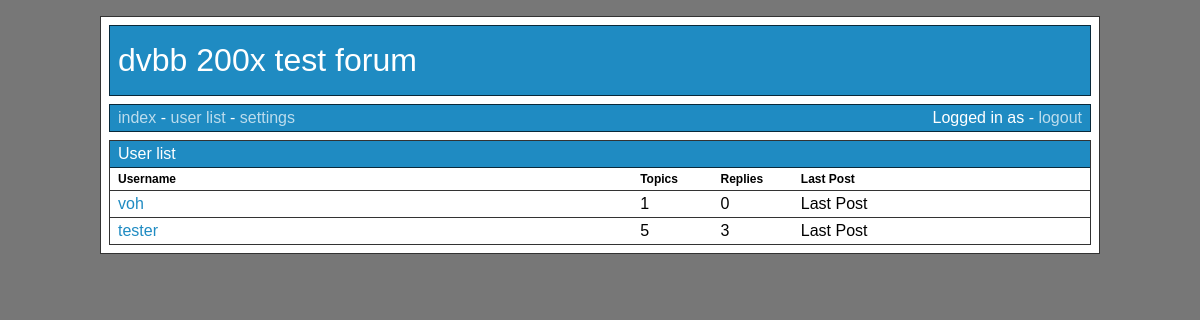
Page /user/list (signed in) on the earlier database version.
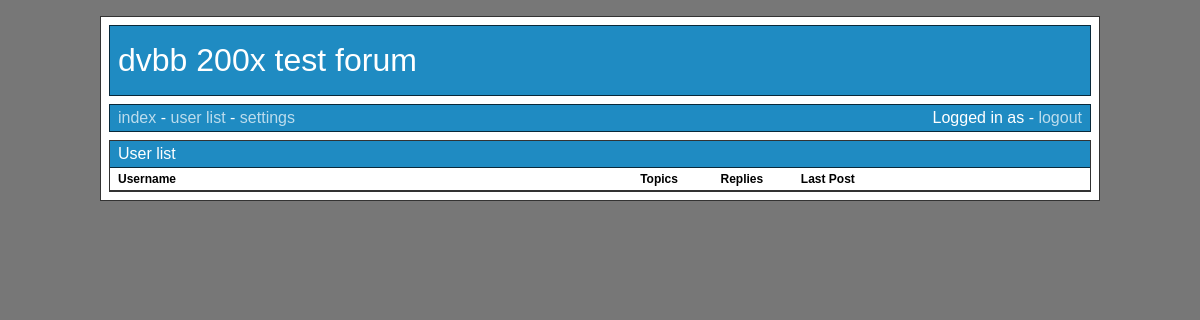
Same page on the later database version.
### tables this page shows
CREATE TABLE "user" (
  "id" integer NOT NULL PRIMARY KEY AUTOINCREMENT,
  "username" text NULL,
  "email" text NULL,
  "validated_at" text NULL,
  "created_at" text NULL,
  "updated_at" text NULL
);

### library/app.php (called while the page is built, shortened)
<?php
class app {
    static $path;
    static $url;
    static $router;
    static $config = array();
    static $db;
    public static function setPath($path) {
        self::$path = $path;
        return self::$path;
    }
    public static function getPath() {
        return self::$path;
    }
    public static function setUrl($url) {
        self::$url = $url;
        return self::$url;
    }
    public static function getUrl() {
        return self::$url;
    }
    public static function setRouter($router) {
        self::$router = $router;
        return self::$router;
    }
    public static function getRouter() {
        return self::$router;
    }
    public static function setConfig($array = array()) {
        self::$config = $array;
        return self::$config;
    }
    public static function getConfigKey($key) {
        if (isset(self::$config[$key])) {
            return self::$config[$key];
        }
        return false;
    }
    public static function setDb($db) {
        self::$db = $db;
    }
    public static function getDb() {
        return self::$db;
    }
}

### library/AltoRouter.php (called while the page is built, shortened)
<?php
class AltoRouter {
	protected $routes = array();
	protected $namedRoutes = array();
	protected $basePath = '';
	public function setBasePath($basePath) {
		$this->basePath = $basePath;
	}
	public function map($method, $route, $target, $name = null) {
		$this->routes[] = array($method, $route, $target, $name);
		if($name) {
			if(isset($this->namedRoutes[$name])) {
				throw new \Exception("Can not redeclare route '{$name}'");
			} else {
				$this->namedRoutes[$name] = $route;
			}
		}
		return;
	}
	public function generate($routeName, array $params = array()) {
		$route = $this->namedRoutes[$routeName];
		$url = $this->basePath . $route;
		if (preg_match_all('`(/|\.|)\[([^:\]]*+)(?::([^:\]]*+))?\](\?|)`', $route, $matches, PREG_SET_ORDER)) {
			foreach($matches as $match) {
				list($block, $pre, $type, $param, $optional) = $match;
				if ($pre) {
					$block = substr($block, 1);
				}
				if(isset($params[$param])) {
					$url = str_replace($block, $params[$param], $url);
				} elseif ($optional) {
					$url = str_replace($pre . $block, '', $url);
				}
			}
		}
		return $url;
	}
	public function match($requestUrl = null, $requestMethod = null) {
		$params = array();
		$match = false;
		if($requestUrl === null) {
			$requestUrl = isset($_SERVER['REQUEST_URI']) ? $_SERVER['REQUEST_URI'] : '/';
		}
		$requestUrl = substr($requestUrl, strlen($this->basePath));
		if($requestMethod === null) {
			$requestMethod = isset($_SERVER['REQUEST_METHOD']) ? $_SERVER['REQUEST_METHOD'] : 'GET';
		}
		foreach($this->routes as $handler) {
			list($method, $_route, $target, $name) = $handler;
			$methods = explode('|', $method);
			foreach($methods as $method) {
				if (strcasecmp($requestMethod, $method) === 0) {
					$method_match = true;
					break;
				}
			}
			if ($_route === '*') {
				$match = true;
			} elseif (isset($_route[0]) && $_route[0] === '@') {
				$pattern = '`' . substr($_route, 1) . '`u';
				$match = preg_match($pattern, $requestUrl, $params);
			} else {
				$route = null;
				$regex = false;
				$j = 0;
				$n = isset($_route[0]) ? $_route[0] : null;
				$i = 0;
				while (true) {
					if (!isset($_route[$i])) {
						break;
					} elseif (false === $regex) {
						$c = $n;
						$regex = $c === '[' || $c === '(' || $c === '.';
						if (false === $regex && false !== isset($_route[$i+1])) {
							$n = $_route[$i + 1];
							$regex = $n === '?' || $n === '+' || $n === '*' || $n === '{';
						}
						if (false === $regex && $c !== '/' && (!isset($requestUrl[$j]) || $c !== $requestUrl[$j])) {
							continue 2;
						}
						$j++;
					}
					$route .= $_route[$i++];
				}
				$regex = $this->compileRoute($route);
				$match = preg_match($regex, $requestUrl, $params);
			}
			if(($match == true || $match > 0)) {
				if($params) {
					foreach($params as $key => $value) {
						if(is_numeric($key)) unset($params[$key]);
					}
				}
				return array(
					'target' => $target,
					'params' => $params,
					'name' => $name
				);
			}
		}
		return false;
	}
	private function compileRoute($route) {
		return "`^$route$`u";
	}
}

### library/auth.php (called while the page is built, shortened)
<?php
class auth {
    static $user = null;
    public static function setUser($user) {
        if ($user instanceof user) {
            self::$user = $user;
        }
        return self::$user;
    }
    public static function getUser() {
        return self::$user;
    }
}

### library/model.php (called while the page is built, shortened)
<?php
class model {
    protected $tableKey = 'id';
    protected function assemble($query, $params = array()) {
        foreach ($params as $target => $value) {
            $query = str_replace($target, SQLite3::escapeString($value), $query);
        }
        return $query;
    }
    public function getAll() {
        $query = $this->assemble(self::QUERY_ALL_ASC, array(
            ':tableName' => $this->tableName,
            ':tableKey' => $this->tableKey,
        ));
        $dbResult = app::getDb()->query($query);
        $return = array();
        while ($row = $dbResult->fetchArray(SQLITE3_ASSOC)) {
            $return[] = $this->generateFromRow($row);
        }
        return $return;
    }
    public function getByFields($fields = array()) {
        $where = array();
        foreach ($fields as $field) {
            $where[] = $field['key'] . ' ' . $field['match'] . ' ' . $field['value'];
        }
        $where = implode(' AND ', $where);
        $query = $this->assemble(self::QUERY_WHERE_KEY_ASC, array(
            ':tableName' => $this->tableName,
            ':tableKey' => $this->tableKey,
            ':where' => $where,
        ));
        $dbResult = app::getDb()->query($query);
        $return = array();
        while ($row = $dbResult->fetchArray(SQLITE3_ASSOC)) {
            $return[] = $this->generateFromRow($row);
        }
        return $return;
    }
    public function generateFromRow($row) {
        $item = new $class();
        if ($row) {
            foreach ($row as $key => $value) {
                $item->$key = $value;
            }
        }
        return $item;
    }
}

### application/view/user/userlist.phtml (the view)
<?php
$users = (new user())->getAll();
?>
<div class="dvbb-container">
    <div class="dvbb-container-header">User list</div>
    <div class="dvbb-container-legend dv-grid-row">
        <div class="dv-grid-column-13 dv-text-bold">Username</div>
        <div class="dv-grid-column-2 dv-text-bold">Topics</div>
        <div class="dv-grid-column-2 dv-text-bold">Replies</div>
        <div class="dv-grid-column-7 dv-text-bold">Last Post</div>
    </div>
    <?php
    foreach ($users as $user) {
        $topics = (new post())->getByFields(array(
            array(
                'key' => 'user_id',
                'match' => '=',
                'value' => $user->id,
            ),
            array(
                'key' => 'forum_id',
                'match' => 'IS NOT',
                'value' => 'NULL',
            ),
        ));
        $topicCount = count($topics);
        $replies = (new post())->getByFields(array(
            array(
                'key' => 'user_id',
                'match' => '=',
                'value' => $user->id,
            ),
            array(
                'key' => 'parent_id',
                'match' => 'IS NOT',
                'value' => 'NULL',
            ),
        ));
        $replyCount = count($replies);
        ?>
        <div class="dvbb-container-row dv-grid-row">
            <div class="dv-grid-column-13">
                <a href="<?=app::getRouter()->generate('user-profile', array('id' => $user->id));?>"><?=$user->username;?></a>
            </div>
            <div class="dv-grid-column-2"><?=$topicCount?></div>
            <div class="dv-grid-column-2"><?=$replyCount?></div>
            <div class="dv-grid-column-7">Last Post</div>
        </div>
        <?php
    }
    ?>
</div>

### index.php (shortened to what this page needs)
<?php
require('./library/app.php');
spl_autoload_register(function ($class) {
    $locations = array('application/model', 'application/controller', 'library', 'library/PHPMailer');
});
$match = app::getRouter()->match();
if ($match) {
    $target = explode('#', $match['target']);
    $controllerName = $target[0];
    $action = $target[1];
    $output = null;
    $controllerShortName = str_replace('Controller', '', $controllerName);
    if (!$output) {
        require(app::getPath() . '/application/view/layout/header.phtml');
    }
    require(app::getPath() . '/application/view/' . $controllerShortName . '/' . $action . '.phtml');
    if (!$output) {
        require(app::getPath() . '/application/view/layout/footer.phtml');
    }
} else {
    echo '404 - requested path "' . app::getUrl() . '/' .  $_GET['path'] . '" not found.';
}

### application/view/layout/header.phtml (shortened to what this page needs)
<!doctype html>
<html>
    <head>
        <link rel="stylesheet" type="text/css" media="all"  href="<?=app::getUrl();?>/public/css/lib/normalize.css" />
        <link rel="stylesheet" type="text/css" media="all"  href="<?=app::getUrl();?>/public/css/lib/dv-import.css" />
        <link rel="stylesheet" type="text/css" media="all"  href="<?=app::getUrl();?>/public/css/common.css" />
    </head>
    <body>
        <div class="dvbb-forum dv-width-site dv-margin-auto">
            <header class="dvbb-header">
                <?=app::getConfigKey('name');?>
            </header>
            <?php
            if (app::getConfigKey('maintenance_mode') == 0) {
                ?>
                <nav class="dvbb-navigation dv-grid-row">
                    <div class="dv-grid-column-12">
                        <a href="<?=app::getRouter()->generate('home');?>">index</a> -
                        <a href="<?=app::getRouter()->generate('user-list');?>">user list</a> -
                        <a href="<?=app::getUrl();?>/settings">settings</a>
                    </div>
                    <div class="dv-grid-column-12 dv-align-right">
                        <?php
                        if (auth::getUser()) {
                            ?>
                            Logged in as <?=auth::getUser()->username?> -
                            <a href="#" class="dvbb-logout-link" data-ajax-url="<?=app::getRouter()->generate('logout');?>">logout</a>
                            <?php
                        } else {
                            ?>
                            <a href="#" class="dvbb-login-link" data-ajax-url="<?=app::getRouter()->generate('login');?>">login</a> -
                            <a href="<?=app::getRouter()->generate('register');?>">register</a>
                            <?php
                        }
                        ?>
                    </div>
                </nav>
                <?php
            }
            ?>

### application/view/layout/footer.phtml
        </div>
    </body>
</html>

### public/css/common.css (style rules this page uses)
a { color: #1f8bc2; text-decoration: none; }
.dvbb-forum { padding: 0.5rem; margin-top: 1rem; border: 1px solid #333; }
.dvbb-header, .dvbb-navigation, .dvbb-subnavigation, .dvbb-container { border: 1px solid #333; margin-bottom: 0.5rem; }
.dvbb-subnavigation:last-child, .dvbb-container:last-child { margin-bottom: 0; }
.dvbb-container-header, .dvbb-container-legend, .dvbb-container-row { border-bottom: 1px solid #333; }
.dvbb-header, .dvbb-navigation, .dvbb-subnavigation, .dvbb-container-header, .dvbb-container-legend, .dvbb-container-row { padding: 0.25rem 0.5rem; }
.dvbb-header { font-size: 2rem; padding-top: 1rem; padding-bottom: 1rem; }
.dvbb-container-legend { font-size: 0.75rem; font-weight: bold; }
body { background: #777; }
.dvbb-forum { background-color: #fff; }
.dvbb-header, .dvbb-navigation, .dvbb-container-header { background: #1f8bc2; color: #fff; border-color: rgba(0, 0, 0, 0.7); }
.dvbb-header a, .dvbb-navigation a, .dvbb-container-header a { color: rgba(255, 255, 255, 0.7); }
.dvbb-container-row:last-child { border: none; }
.dvbb-container-row [class*='dv-grid-column-'] { padding-right: 1rem; }

Differences in the rows shown:
removed user: username "voh", topicCount "1", replyCount "0"
removed user: username "tester", topicCount "5", replyCount "3"
